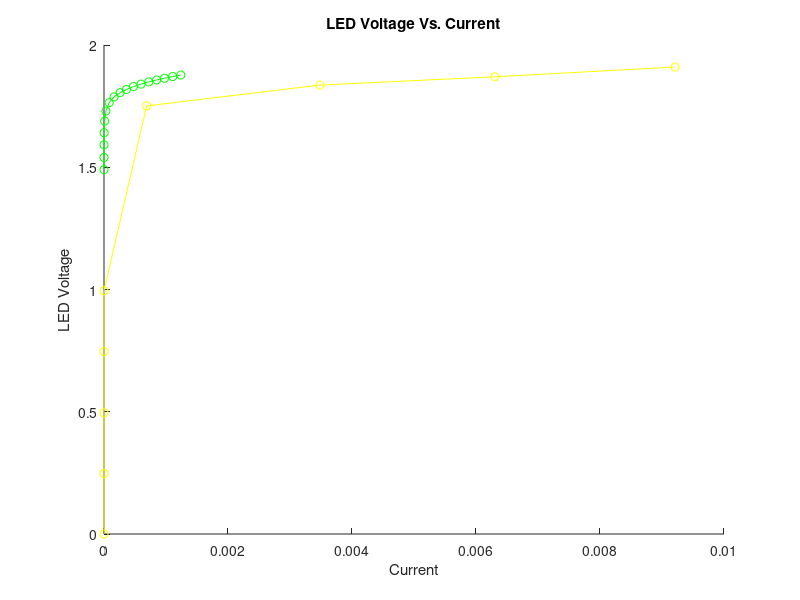

This chart was generated by the following MATLAB code:
clear; close all; clc;

%Green 
xVoltages = 1.5:.05:2.25;
resitance =330;

%Green Data
Resitor_Voltage = [0, 0, 0.0001, 0.0008, 0.0033, 0.0106, 0.0273,0.0536, 0.0857, 0.119, 0.157, 0.197, 0.238, 0.28, 0.322, 0.366, 0.409];
LED_Voltage = [1.49, 1.54, 1.592, 1.641, 1.689, 1.73, 1.764, 1.788, 1.805, 1.818, 1.83, 1.84, 1.849, 1.857, 1.864, 1.871, 1.877,];
Current = Resitor_Voltage./(resitance);

%Team 4 Yellow
resistor_voltage_yellow = [0 , 0 , 0 , 0 ,0 , .227 , 1.149 , 2.08 , 3.04 ];
voltage_yellow = [0 , .247 , .496 , .746 , .995 , 1.751 , 1.836 , 1.87 , 1.910  ];
current_yellow = resistor_voltage_yellow ./ 330;

hold on
plot(Current,LED_Voltage,'go-');
xlabel("Current");
ylabel("LED Voltage");
title("LED Voltage Vs. Current");

plot(current_yellow,voltage_yellow,'yo-');
set(gca,'Color','black')
